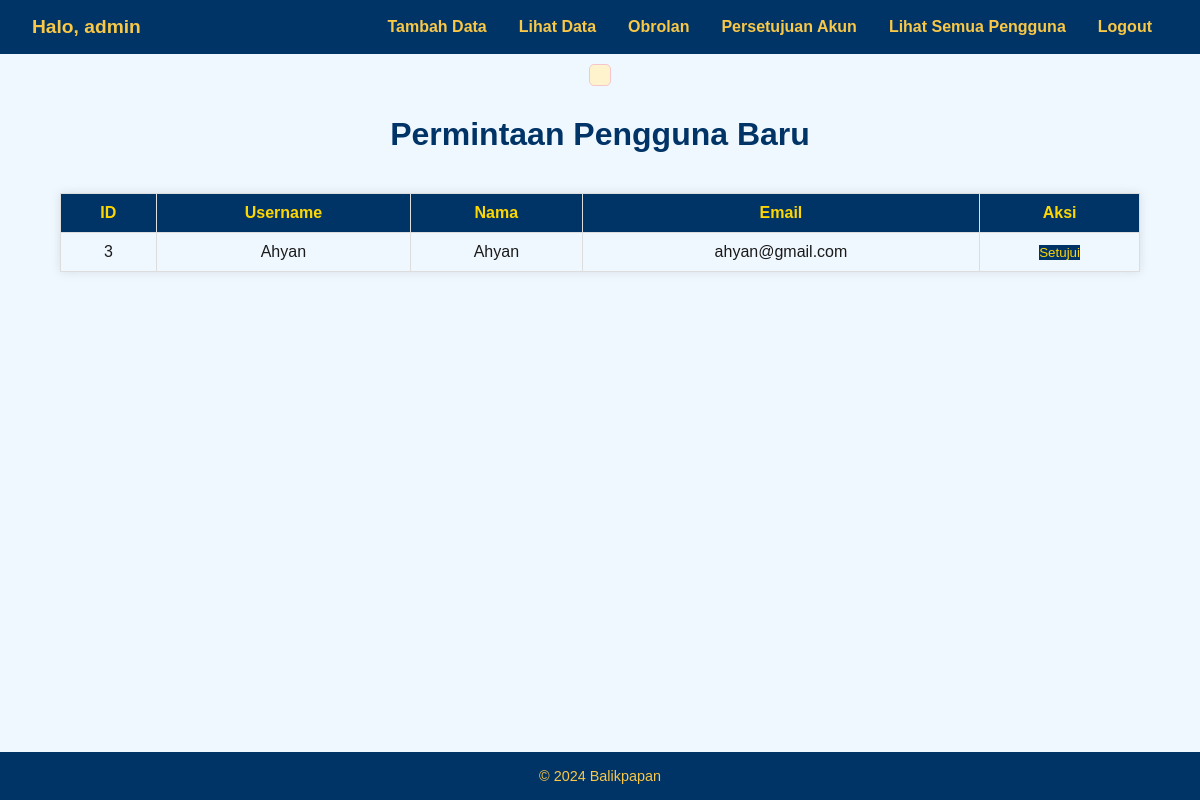
Page /admin_requests (signed in) on the earlier database version.
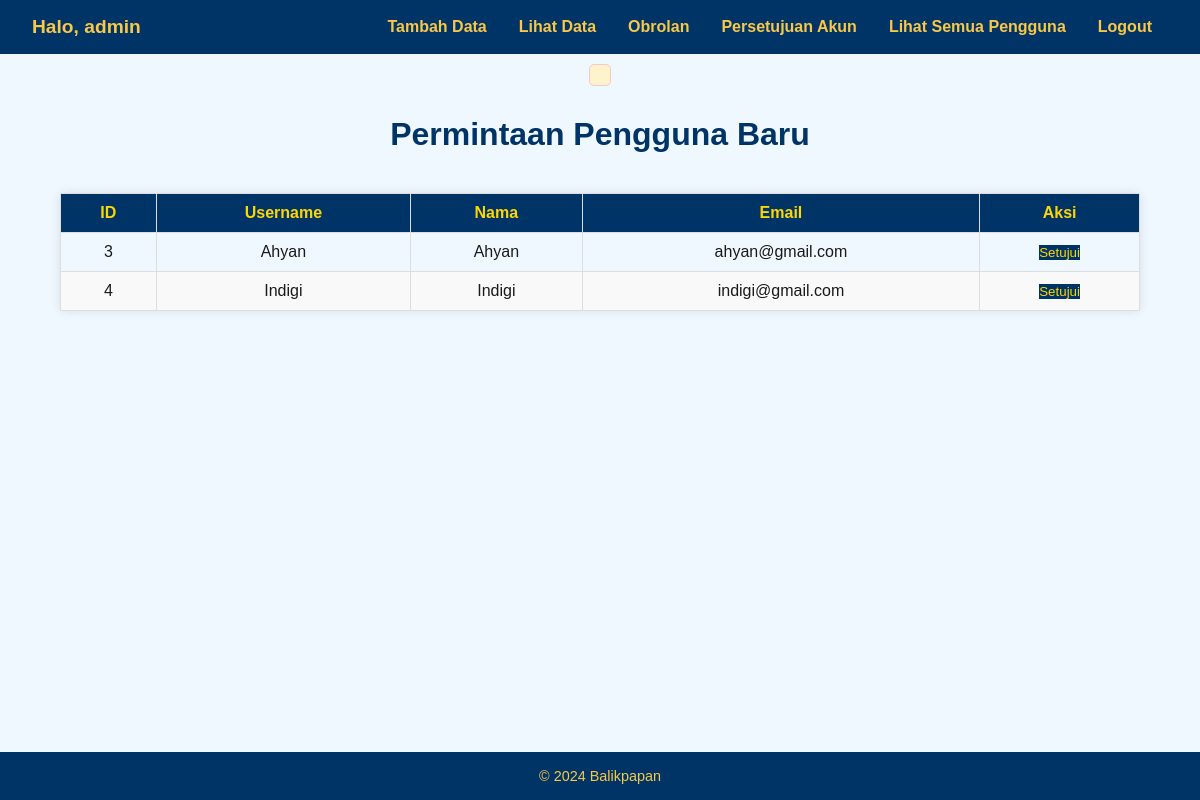
Same page on the later database version.
### tables this page shows
CREATE TABLE users (
        id INTEGER PRIMARY KEY AUTOINCREMENT,
        username TEXT NOT NULL UNIQUE,
        password TEXT NOT NULL,
        nama TEXT,
        alamat TEXT,
        no_hp TEXT,
        email TEXT,
        role TEXT DEFAULT 'user',  -- Tambahkan kolom role dengan default 'user'
        approved INTEGER DEFAULT 0 -- Tambahkan kolom approved dengan default 0 (belum disetujui)
    );

### app.py (the view)
@app.route('/admin_requests')
def admin_requests():
    if 'username' not in session or session.get('role') != 'admin':
        flash("Anda tidak memiliki akses ke halaman ini.")
        return redirect('/')
    conn = sqlite3.connect("billing_system.db")
    cursor = conn.cursor()
    cursor.execute("SELECT * FROM users WHERE approved = 0")
    pending_users = cursor.fetchall()
    conn.close()
    return render_template("admin_requests.html", pending_users=pending_users)

### templates/admin_requests.html (shortened to what this page needs)
<!DOCTYPE html>
<html lang="id">
<head>
</head>
<body>
    {% extends "base.html" %}
    {% block content %}
    <h1>Permintaan Pengguna Baru</h1>
    <table>
        <thead>
            <tr>
                <th>ID</th>
                <th>Username</th>
                <th>Nama</th>
                <th>Email</th>
                <th>Aksi</th>
            </tr>
        </thead>
        <tbody>
            {% for user in pending_users %}
            <tr>
                <td>{{ user[0] }}</td>
                <td>{{ user[1] }}</td>
                <td>{{ user[3] }}</td>
                <td>{{ user[6] }}</td>
                <td>
                    <form method="POST" action="{{ url_for('approve_user', user_id=user[0]) }}">
                        <button type="submit">Setujui</button>
                    </form>
                </td>
            </tr>
            {% endfor %}
        </tbody>
    </table>
    {% endblock %}

Differences in the rows shown:
added users: id "4", username "Indigi", nama "Indigi", email "indigi@gmail.com"
